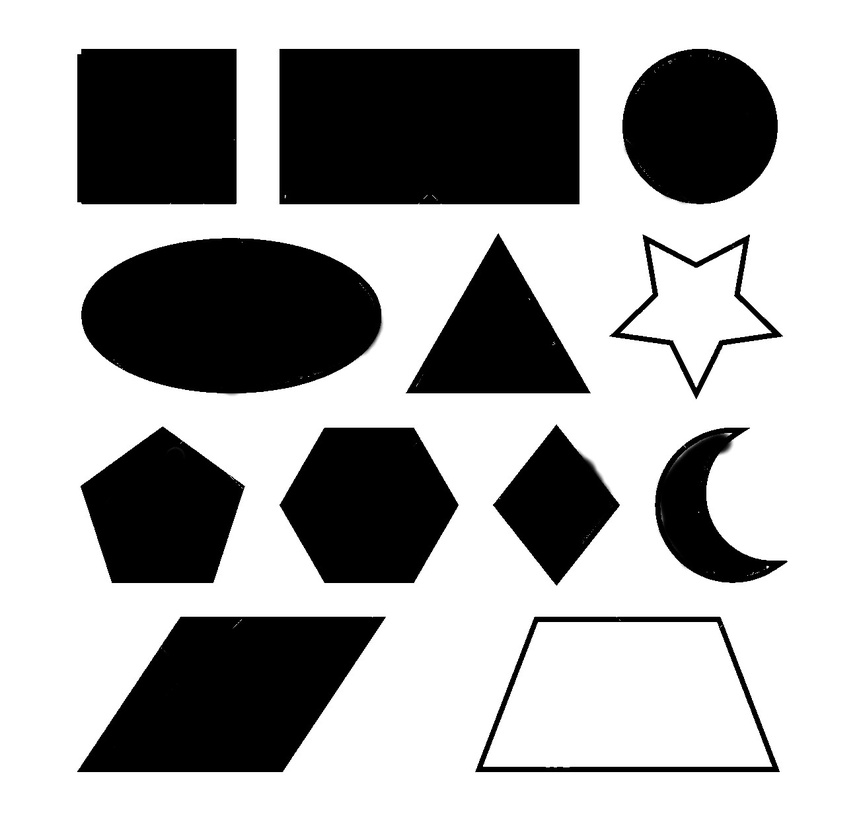
#> input picture 2025-07-05_taller_analisis_figuras_geometricas/python/imagen.jpg, 859 x 821 px, shrunk from 1300 x 1242 before the run
$ jupyter execute '🧪_Taller_Análisis_de_Figuras_Geométricas_Centroide,_Área_y_Perímetro.ipynb'
#> lines starting #> are read from the running program, lines starting #| are printed output that depends on the picture; after the words box and inside, x2 and y2 are one past the last pixel; in counts of white or black regions, pixels touching at a corner belong together
[cell 1]
import cv2                    # Librería para procesamiento de imágenes y visión computacional
import numpy as np            # Librería para operaciones numéricas
import matplotlib.pyplot as plt  # Librería para visualización de imágenes
import imageio                # Librería para crear y guardar archivos GIF animados

[cell 2]
# =========================
# 1. Cargar imagen binarizada desde archivo fijo
# =========================

# Cargar imagen en escala de grises desde archivo
img_gray = cv2.imread('imagen.jpg', cv2.IMREAD_GRAYSCALE)
#> img_gray is the input picture: shape (821, 859); min 0, max 255, mean 168.8

# Validar que la imagen haya sido cargada correctamente
if img_gray is None:
    raise FileNotFoundError("No se encontró el archivo 'imagen.jpg'")

# Aplicar binarización inversa: fondo blanco (0), objetos negros (255)
_, binary = cv2.threshold(img_gray, 127, 255, cv2.THRESH_BINARY_INV)
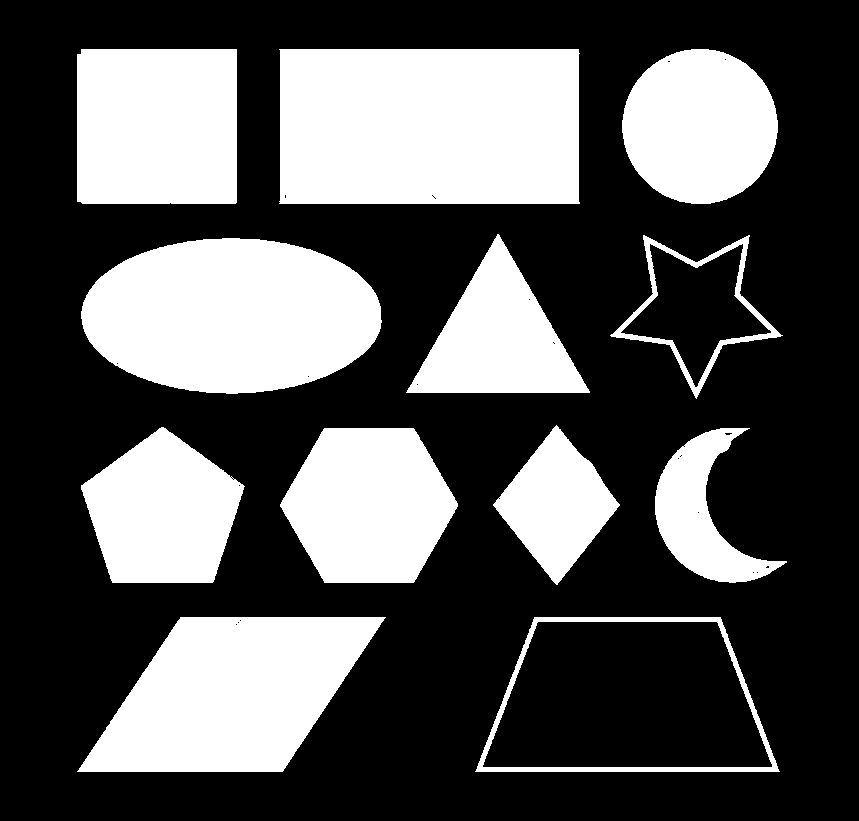
#> binary: shape (821, 859); 33.7% white; 12 white regions, largest, box (x1, y1, x2, y2) and area: (279, 49, 580, 204) 46344, (81, 238, 382, 394) 36715, (77, 617, 386, 772) 31870

# Convertir imagen binaria a formato BGR para poder dibujar en color
img_color = cv2.cvtColor(binary, cv2.COLOR_GRAY2BGR)
#> img_color: shape (821, 859, 3); 33.7% white; 12 white regions

# Crear listas para guardar los pasos de los GIFs
img_steps_contornos = []      # Para GIF solo con contornos
img_steps_etiquetado = []     # Para GIF con contornos y métricas

[cell 3]
# =========================
# 2. Detectar contornos
# =========================

# Detectar contornos externos de las figuras blancas en la imagen binaria
contours, _ = cv2.findContours(binary, cv2.RETR_EXTERNAL, cv2.CHAIN_APPROX_SIMPLE)
#> contours = 12 contours; largest, box (x1, y1, x2, y2) and area: (279, 49, 580, 204) 45896, (475, 617, 780, 772) 37642, (81, 238, 382, 394) 36378, (77, 617, 386, 772) 31513, (77, 49, 237, 204) 24457

[cell 4]
# =========================
# 3. Procesar cada contorno
# =========================

# Crear copias de la imagen original para cada animación
img_contour = img_color.copy()
img_labelled = img_color.copy()

# Procesar cada contorno encontrado
for i, contour in enumerate(contours):
    # Calcular el área y perímetro del contorno
    area = cv2.contourArea(contour)
    perimeter = cv2.arcLength(contour, True)

    # Calcular el centroide (centro geométrico) usando momentos
    M = cv2.moments(contour)
    if M['m00'] != 0:
        cx = int(M['m10'] / M['m00'])
        cy = int(M['m01'] / M['m00'])
    else:
        cx, cy = 0, 0  # Evitar división por cero

    # Aproximar el contorno para clasificar la figura según el número de vértices
    approx = cv2.approxPolyDP(contour, 0.04 * perimeter, True)
    num_vertices = len(approx)
    if num_vertices == 3:
        shape = "Triángulo"
    elif num_vertices == 4:
        shape = "Cuadrado/Rectángulo"
    elif num_vertices > 4:
        shape = "Círculo"
    else:
        shape = "Desconocido"

    # --- GIF 1: solo contornos ---
    # Dibujar contorno actual en verde sobre la imagen
    cv2.drawContours(img_contour, [contour], -1, (0, 255, 0), 2)
    # Guardar copia del estado actual para la animación
    img_steps_contornos.append(cv2.cvtColor(img_contour.copy(), cv2.COLOR_BGR2RGB))

    # --- GIF 2: contorno + métrica + etiquetas ---
    # Dibujar el mismo contorno sobre otra copia
    cv2.drawContours(img_labelled, [contour], -1, (0, 255, 0), 2)
    # Dibujar un círculo rojo en el centroide
    cv2.circle(img_labelled, (cx, cy), 4, (0, 0, 255), -1)

    # Crear etiqueta con nombre, área, perímetro y coordenadas
    label = f"{shape}\nA={int(area)}\nP={int(perimeter)}\n({cx},{cy})"
    # Dibujar cada línea de la etiqueta en la imagen
    for j, line in enumerate(label.split('\n')):
        cv2.putText(img_labelled, line, (cx + 10, cy + 15 * j),
                    cv2.FONT_HERSHEY_SIMPLEX, 0.4, (255, 0, 0), 1)

    # Guardar el estado actual con etiquetas para el GIF
    img_steps_etiquetado.append(cv2.cvtColor(img_labelled.copy(), cv2.COLOR_BGR2RGB))
#> this loop made 12 passes
#> (area, perimeter, cx, cy, approx, num_vertices, shape) on passes 1, 2, 6, 9, 11, 12: (37642, 846.9, 627, 700, [[475, 771], [779, 771], [720, 617], [534, 617]], 4, 'Cuadrado/Rectángulo'), (31513, 803.3, 230, 694, [[77, 771], [282, 771], [385, 617], [180, 617]], 4, 'Cuadrado/Rectángulo'), (10194, 425.9, 556, 504, [[556, 425], [493, 505], [557, 584], [619, 504]], 4, 'Cuadrado/Rectángulo'), (14496, 575.4, 497, 339, [[406, 392], [589, 391], [497, 234]], 3, 'Triángulo'), (45896.5, 909.9, 429, 126, [[279, 49], [279, 203], [579, 203], [578, 49]], 4, 'Cuadrado/Rectángulo'), (24457, 624.5, 156, 126, [[81, 49], [77, 201], [236, 202], [236, 49]], 4, 'Cuadrado/Rectángulo')
#> (area, perimeter, cx, cy, num_vertices, shape) on passes 3, 4, 5, 7, 8, 10: (8389, 550.2, 700, 513, 7, 'Círculo'), (20586, 558.9, 368, 504, 6, 'Círculo'), (17557, 533.4, 162, 512, 5, 'Círculo'), (36378, 772.9, 231, 315, 5, 'Círculo'), (12028, 631.3, 695, 307, 10, 'Círculo'), (18712.5, 512, 699, 125, 7, 'Círculo')
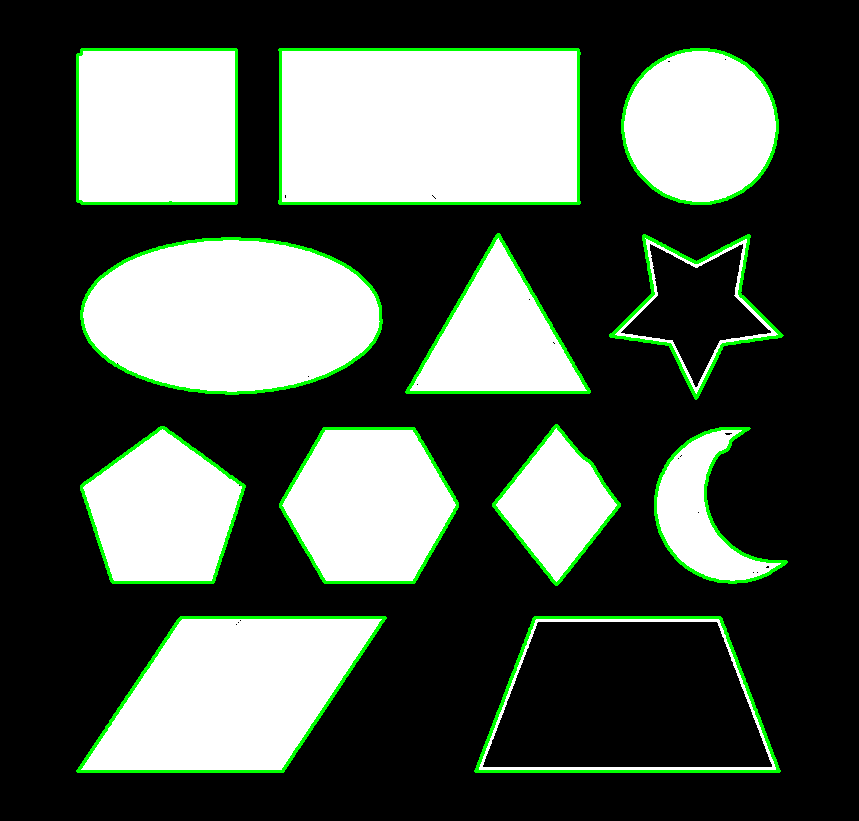
#> img_contour: shape (821, 859, 3); mean B, G, R 80.4, 89.3, 80.4
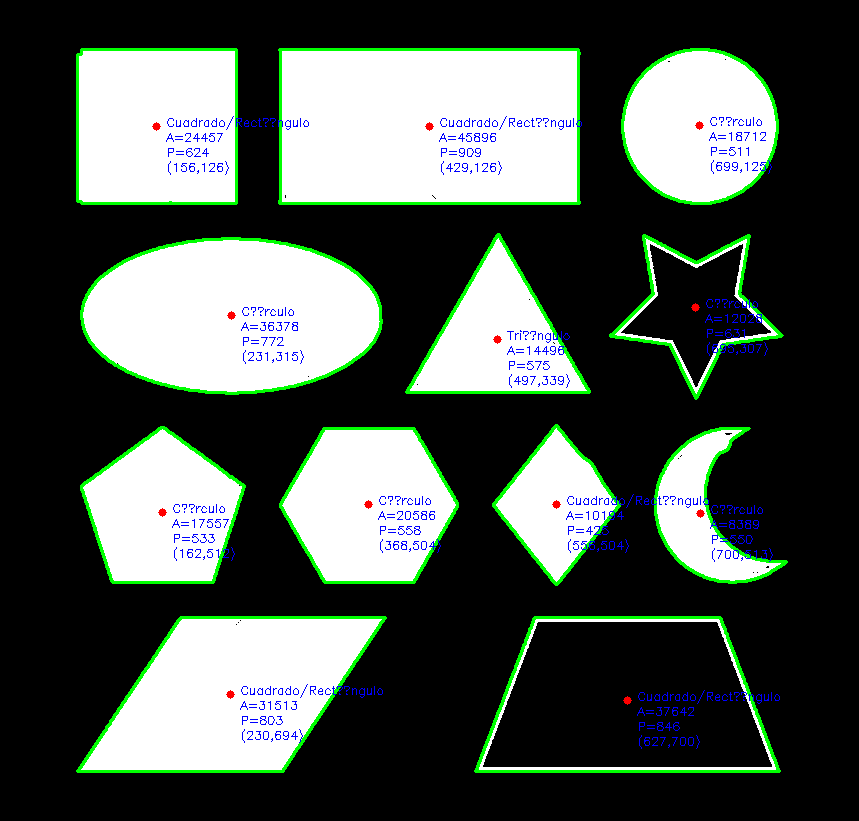
#> img_labelled: shape (821, 859, 3); mean B, G, R 81, 87.2, 78.6
#> after the loop, img_steps_contornos = 12 items; img_steps_etiquetado = 12 items

[cell 5]
# =========================
# 4. Mostrar imagen final con matplotlib
# =========================

# Mostrar imagen final con todos los contornos y etiquetas usando matplotlib
plt.figure(figsize=(10, 8))
plt.imshow(cv2.cvtColor(img_labelled, cv2.COLOR_BGR2RGB))
plt.title("Contornos, métricas y clasificación")
plt.axis('off')
plt.show()

[cell 6]
# =========================
# 5. Guardar los GIFs animados (loop explícito y bucle visual suave)
# =========================

# Definir cuántos frames extra se repite la última imagen para alargar su visibilidad
extra_frames = 15

# --- Contornos GIF ---
# Crear una secuencia: hacia adelante y luego hacia atrás (efecto de bucle suave)
contour_frames = img_steps_contornos + img_steps_contornos[::-1]
#> contour_frames = 24 items
# Guardar GIF animado con 1 segundo por frame y loop infinito
imageio.mimsave('contornos.gif', contour_frames, duration=1.0, loop=0)

# --- Etiquetado GIF ---
# Repetir último frame para que la etiqueta se mantenga visible
final_frame = img_steps_etiquetado[-1]
labelled_frames = img_steps_etiquetado + [final_frame] * extra_frames + img_steps_etiquetado[::-1]
#> labelled_frames = 39 items
# Guardar GIF animado con etiquetas y duración lenta por frame
imageio.mimsave('etiquetado.gif', labelled_frames, duration=1.0, loop=0)
